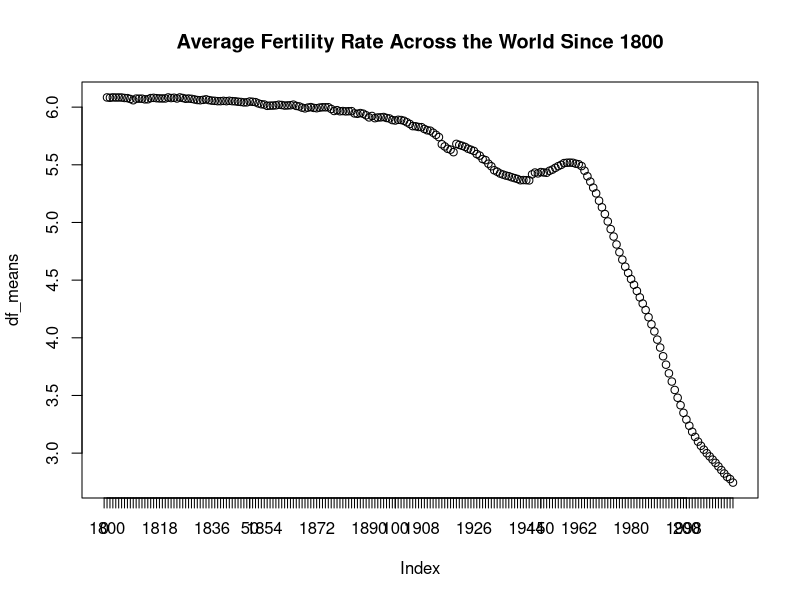
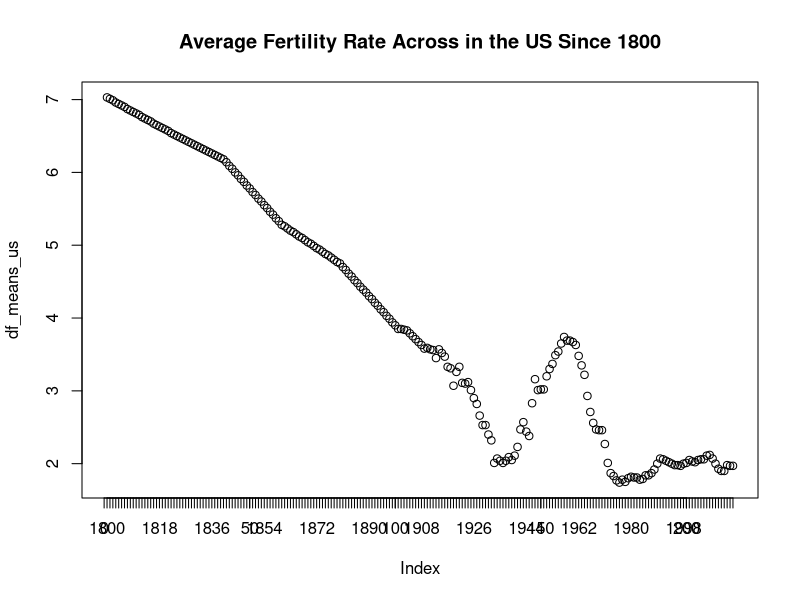
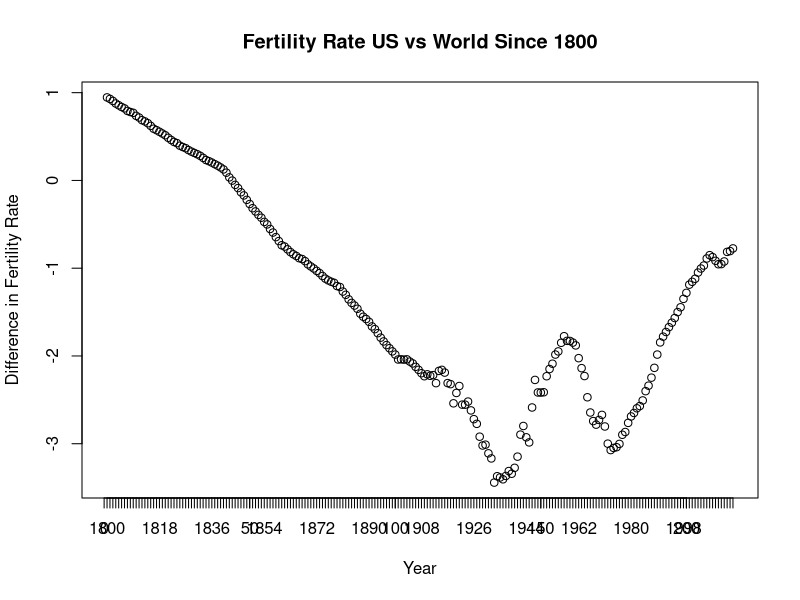
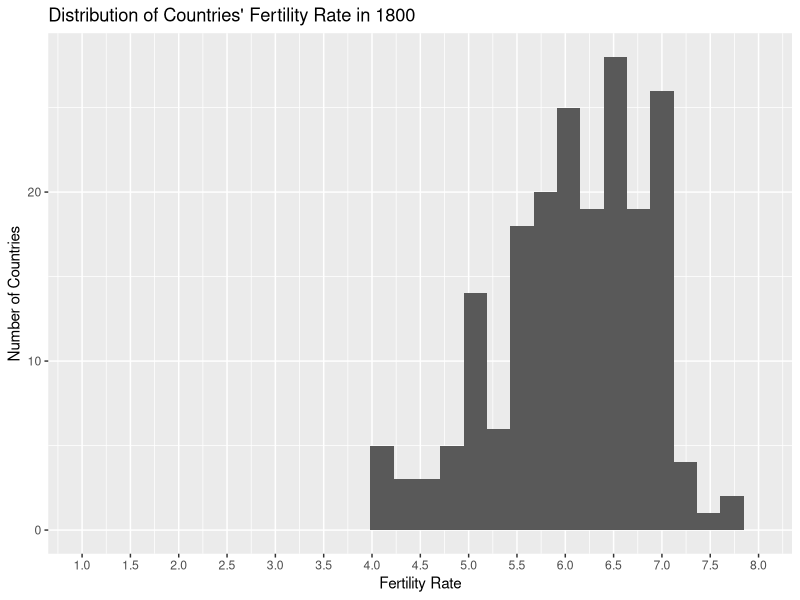
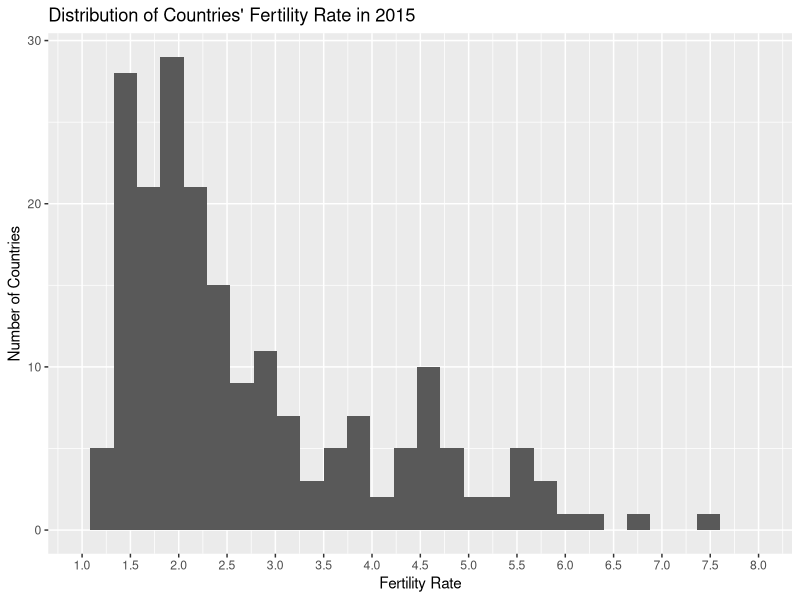
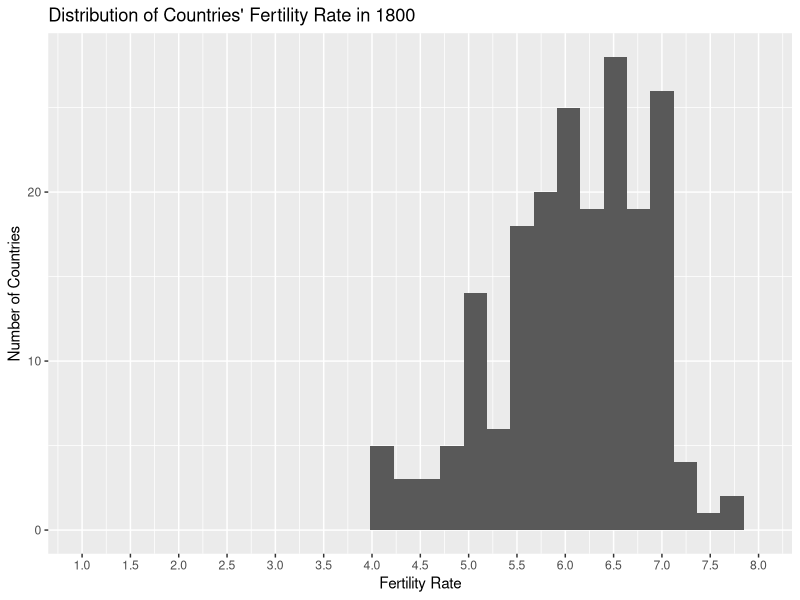
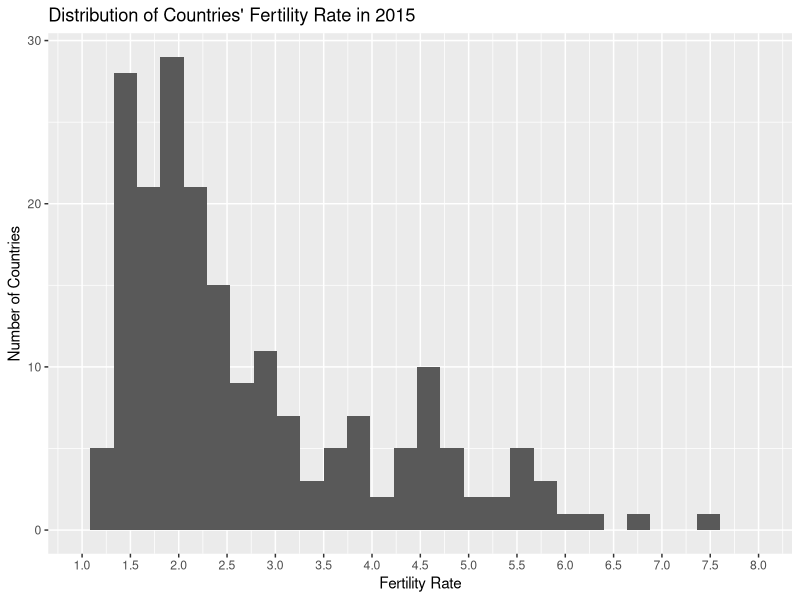

Here is the R script that generated these plots, in order:
## ---- chunk 1
library(ggplot2)
df = read.csv('data/fertility_rates.csv', header=T)
head(df)
## ---- chunk 2
#colnames(df)[0:-1] = substring(names(df[0:-1]),2,5)
colnames(df)[1] = "Country"
names(df)[1:10]
## ---- chunk 3
data_us = subset(df, df$Country == "United States")[,-1]
data_non_us = subset(df, df$Country != "United States")[,-1]
## ---- chunk 4
df_means = colMeans(df[,-1], na.rm = TRUE)
plot(x=df_means) +
  axis(1, at=1:216, labels=c(1800:2015)) +
  title('Average Fertility Rate Across the World Since 1800')
ggsave('visualizations/FertilityRate_World.png')

df_means_us = colMeans(data_us)
plot(x=df_means_us) +
  axis(1, at=1:216, labels=c(1800:2015)) +
  title('Average Fertility Rate Across in the US Since 1800')
ggsave('visualizations/FertilityRate_US.png')

plot(x=df_means_us - df_means,
     main='Fertility Rate US vs World Since 1800',
     xlab='Year', ylab='Difference in Fertility Rate') +
  axis(1, at=1:216, labels=c(1800:2015))
ggsave('visualizations/FertilityRate_USvWorld.png')
## ---- chunk 5
ggplot(aes(x=X1800), data=na.omit(df)) + geom_histogram() +
  xlab('Fertility Rate') + ylab('Number of Countries') +
  scale_x_continuous(limits=c(1,8), breaks=seq(1,8,.5)) +
  ggtitle("Distribution of Countries' Fertility Rate in 1800")
ggsave('visualizations/Dist_FertilityRate_1800.png')

ggplot(aes(x=X2015), data=na.omit(df)) + geom_histogram() +
  xlab('Fertility Rate') + ylab('Number of Countries') +
  scale_x_continuous(limits=c(1,8), breaks=seq(1,8,.5)) +
  ggtitle("Distribution of Countries' Fertility Rate in 2015")
ggsave('visualizations/Dist_FertilityRate_2015.png')
## ---- chunk 6
growth_since = which(df$X2015 > df$X1950, arr.ind = FALSE, useNames = TRUE)
print("These countries have increased fertility rates since 1950")
for (i in 1:length(growth_since)) {
  print(df[growth_since[i],1])
}
